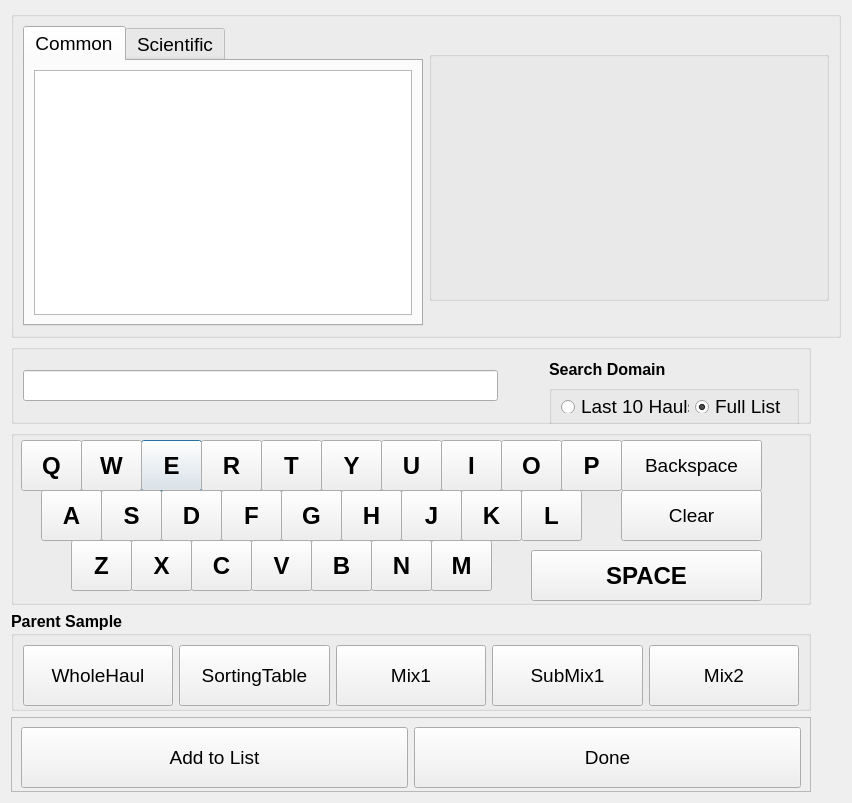
<?xml version="1.0" encoding="UTF-8"?>
<ui version="4.0">
 <class>addcatchspcDlg</class>
 <widget class="QDialog" name="addcatchspcDlg">
  <property name="windowModality">
   <enum>Qt::NonModal</enum>
  </property>
  <property name="geometry">
   <rect>
    <x>0</x>
    <y>0</y>
    <width>832</width>
    <height>772</height>
   </rect>
  </property>
  <property name="windowTitle">
   <string>Add Species</string>
  </property>
  <layout class="QVBoxLayout" name="verticalLayout_5">
   <item>
    <layout class="QVBoxLayout" name="verticalLayout_4">
     <item>
      <widget class="QGroupBox" name="horizontalGroupBox">
       <property name="sizePolicy">
        <sizepolicy hsizetype="Fixed" vsizetype="Fixed">
         <horstretch>0</horstretch>
         <verstretch>0</verstretch>
        </sizepolicy>
       </property>
       <property name="minimumSize">
        <size>
         <width>800</width>
         <height>250</height>
        </size>
       </property>
       <property name="maximumSize">
        <size>
         <width>800</width>
         <height>250</height>
        </size>
       </property>
       <layout class="QHBoxLayout" name="view_species_layout">
        <property name="sizeConstraint">
         <enum>QLayout::SetFixedSize</enum>
        </property>
        <item>
         <widget class="QTabWidget" name="nameTab">
          <property name="sizePolicy">
           <sizepolicy hsizetype="Fixed" vsizetype="Fixed">
            <horstretch>0</horstretch>
            <verstretch>0</verstretch>
           </sizepolicy>
          </property>
          <property name="minimumSize">
           <size>
            <width>400</width>
            <height>300</height>
           </size>
          </property>
          <property name="maximumSize">
           <size>
            <width>400</width>
            <height>300</height>
           </size>
          </property>
          <property name="font">
           <font>
            <pointsize>14</pointsize>
           </font>
          </property>
          <property name="currentIndex">
           <number>0</number>
          </property>
          <widget class="QWidget" name="tab">
           <attribute name="title">
            <string>Common</string>
           </attribute>
           <layout class="QHBoxLayout" name="horizontalLayout_4">
            <item>
             <widget class="QListWidget" name="fullspcCList">
              <property name="font">
               <font>
                <pointsize>14</pointsize>
               </font>
              </property>
             </widget>
            </item>
           </layout>
          </widget>
          <widget class="QWidget" name="tab_2">
           <attribute name="title">
            <string>Scientific</string>
           </attribute>
           <layout class="QHBoxLayout" name="horizontalLayout_2">
            <item>
             <widget class="QListWidget" name="fullspcSList">
              <property name="font">
               <font>
                <pointsize>14</pointsize>
               </font>
              </property>
             </widget>
            </item>
           </layout>
          </widget>
         </widget>
        </item>
        <item>
         <widget class="QGroupBox" name="verticalGroupBox_3">
          <property name="sizePolicy">
           <sizepolicy hsizetype="Fixed" vsizetype="Fixed">
            <horstretch>0</horstretch>
            <verstretch>0</verstretch>
           </sizepolicy>
          </property>
          <property name="minimumSize">
           <size>
            <width>400</width>
            <height>250</height>
           </size>
          </property>
          <property name="maximumSize">
           <size>
            <width>400</width>
            <height>250</height>
           </size>
          </property>
          <layout class="QVBoxLayout" name="verticalLayout_6">
           <item>
            <widget class="QLabel" name="spcLabel">
             <property name="minimumSize">
              <size>
               <width>400</width>
               <height>75</height>
              </size>
             </property>
             <property name="maximumSize">
              <size>
               <width>400</width>
               <height>75</height>
              </size>
             </property>
             <property name="font">
              <font>
               <pointsize>18</pointsize>
              </font>
             </property>
             <property name="text">
              <string/>
             </property>
            </widget>
           </item>
           <item>
            <widget class="QLabel" name="picLabel">
             <property name="minimumSize">
              <size>
               <width>300</width>
               <height>175</height>
              </size>
             </property>
             <property name="maximumSize">
              <size>
               <width>300</width>
               <height>175</height>
              </size>
             </property>
             <property name="frameShape">
              <enum>QFrame::NoFrame</enum>
             </property>
             <property name="frameShadow">
              <enum>QFrame::Plain</enum>
             </property>
             <property name="text">
              <string/>
             </property>
            </widget>
           </item>
          </layout>
         </widget>
        </item>
       </layout>
      </widget>
     </item>
     <item>
      <widget class="QGroupBox" name="horizontalGroupBox_2">
       <property name="minimumSize">
        <size>
         <width>800</width>
         <height>80</height>
        </size>
       </property>
       <property name="maximumSize">
        <size>
         <width>800</width>
         <height>80</height>
        </size>
       </property>
       <layout class="QHBoxLayout" name="horizontalLayout_8">
        <item>
         <widget class="QLineEdit" name="lineEdit_search">
          <property name="font">
           <font>
            <pointsize>14</pointsize>
           </font>
          </property>
         </widget>
        </item>
        <item>
         <spacer name="horizontalSpacer_2">
          <property name="orientation">
           <enum>Qt::Horizontal</enum>
          </property>
          <property name="sizeType">
           <enum>QSizePolicy::Fixed</enum>
          </property>
          <property name="sizeHint" stdset="0">
           <size>
            <width>45</width>
            <height>20</height>
           </size>
          </property>
         </spacer>
        </item>
        <item>
         <layout class="QVBoxLayout" name="verticalLayout">
          <item>
           <widget class="QLabel" name="label">
            <property name="sizePolicy">
             <sizepolicy hsizetype="Fixed" vsizetype="Fixed">
              <horstretch>0</horstretch>
              <verstretch>0</verstretch>
             </sizepolicy>
            </property>
            <property name="minimumSize">
             <size>
              <width>250</width>
              <height>20</height>
             </size>
            </property>
            <property name="maximumSize">
             <size>
              <width>250</width>
              <height>20</height>
             </size>
            </property>
            <property name="font">
             <font>
              <pointsize>12</pointsize>
              <bold>true</bold>
             </font>
            </property>
            <property name="text">
             <string>Search Domain</string>
            </property>
            <property name="alignment">
             <set>Qt::AlignLeading|Qt::AlignLeft|Qt::AlignVCenter</set>
            </property>
           </widget>
          </item>
          <item>
           <widget class="QGroupBox" name="groupBox_2">
            <property name="sizePolicy">
             <sizepolicy hsizetype="Fixed" vsizetype="Fixed">
              <horstretch>0</horstretch>
              <verstretch>0</verstretch>
             </sizepolicy>
            </property>
            <property name="minimumSize">
             <size>
              <width>250</width>
              <height>40</height>
             </size>
            </property>
            <property name="maximumSize">
             <size>
              <width>250</width>
              <height>40</height>
             </size>
            </property>
            <property name="title">
             <string/>
            </property>
            <layout class="QHBoxLayout" name="horizontalLayout_3">
             <item>
              <widget class="QRadioButton" name="radio10">
               <property name="font">
                <font>
                 <pointsize>14</pointsize>
                </font>
               </property>
               <property name="text">
                <string>Last 10 Hauls</string>
               </property>
              </widget>
             </item>
             <item>
              <widget class="QRadioButton" name="radioFull">
               <property name="font">
                <font>
                 <pointsize>14</pointsize>
                </font>
               </property>
               <property name="text">
                <string>Full List</string>
               </property>
               <property name="checked">
                <bool>true</bool>
               </property>
               <property name="autoRepeat">
                <bool>false</bool>
               </property>
              </widget>
             </item>
            </layout>
           </widget>
          </item>
         </layout>
        </item>
       </layout>
      </widget>
     </item>
     <item>
      <widget class="QGroupBox" name="groupBox">
       <property name="sizePolicy">
        <sizepolicy hsizetype="Fixed" vsizetype="Fixed">
         <horstretch>0</horstretch>
         <verstretch>0</verstretch>
        </sizepolicy>
       </property>
       <property name="minimumSize">
        <size>
         <width>800</width>
         <height>175</height>
        </size>
       </property>
       <property name="maximumSize">
        <size>
         <width>800</width>
         <height>175</height>
        </size>
       </property>
       <property name="title">
        <string/>
       </property>
       <widget class="QPushButton" name="E_Btn">
        <property name="geometry">
         <rect>
          <x>130</x>
          <y>10</y>
          <width>61</width>
          <height>51</height>
         </rect>
        </property>
        <property name="font">
         <font>
          <pointsize>18</pointsize>
          <bold>true</bold>
         </font>
        </property>
        <property name="text">
         <string>E</string>
        </property>
       </widget>
       <widget class="QPushButton" name="I_Btn">
        <property name="geometry">
         <rect>
          <x>430</x>
          <y>10</y>
          <width>61</width>
          <height>51</height>
         </rect>
        </property>
        <property name="font">
         <font>
          <pointsize>18</pointsize>
          <bold>true</bold>
         </font>
        </property>
        <property name="text">
         <string>I</string>
        </property>
       </widget>
       <widget class="QPushButton" name="O_Btn">
        <property name="geometry">
         <rect>
          <x>490</x>
          <y>10</y>
          <width>61</width>
          <height>51</height>
         </rect>
        </property>
        <property name="font">
         <font>
          <pointsize>18</pointsize>
          <bold>true</bold>
         </font>
        </property>
        <property name="text">
         <string>O</string>
        </property>
       </widget>
       <widget class="QPushButton" name="U_Btn">
        <property name="geometry">
         <rect>
          <x>370</x>
          <y>10</y>
          <width>61</width>
          <height>51</height>
         </rect>
        </property>
        <property name="font">
         <font>
          <pointsize>18</pointsize>
          <bold>true</bold>
         </font>
        </property>
        <property name="text">
         <string>U</string>
        </property>
       </widget>
       <widget class="QPushButton" name="N_Btn">
        <property name="geometry">
         <rect>
          <x>360</x>
          <y>110</y>
          <width>61</width>
          <height>51</height>
         </rect>
        </property>
        <property name="font">
         <font>
          <pointsize>18</pointsize>
          <bold>true</bold>
         </font>
        </property>
        <property name="text">
         <string>N</string>
        </property>
       </widget>
       <widget class="QPushButton" name="D_Btn">
        <property name="geometry">
         <rect>
          <x>150</x>
          <y>60</y>
          <width>61</width>
          <height>51</height>
         </rect>
        </property>
        <property name="font">
         <font>
          <pointsize>18</pointsize>
          <bold>true</bold>
         </font>
        </property>
        <property name="text">
         <string>D</string>
        </property>
       </widget>
       <widget class="QPushButton" name="G_Btn">
        <property name="geometry">
         <rect>
          <x>270</x>
          <y>60</y>
          <width>61</width>
          <height>51</height>
         </rect>
        </property>
        <property name="font">
         <font>
          <pointsize>18</pointsize>
          <bold>true</bold>
         </font>
        </property>
        <property name="text">
         <string>G</string>
        </property>
       </widget>
       <widget class="QPushButton" name="K_Btn">
        <property name="geometry">
         <rect>
          <x>450</x>
          <y>60</y>
          <width>61</width>
          <height>51</height>
         </rect>
        </property>
        <property name="font">
         <font>
          <pointsize>18</pointsize>
          <bold>true</bold>
         </font>
        </property>
        <property name="text">
         <string>K</string>
        </property>
       </widget>
       <widget class="QPushButton" name="R_Btn">
        <property name="geometry">
         <rect>
          <x>190</x>
          <y>10</y>
          <width>61</width>
          <height>51</height>
         </rect>
        </property>
        <property name="font">
         <font>
          <pointsize>18</pointsize>
          <bold>true</bold>
         </font>
        </property>
        <property name="text">
         <string>R</string>
        </property>
       </widget>
       <widget class="QPushButton" name="F_Btn">
        <property name="geometry">
         <rect>
          <x>210</x>
          <y>60</y>
          <width>61</width>
          <height>51</height>
         </rect>
        </property>
        <property name="font">
         <font>
          <pointsize>18</pointsize>
          <bold>true</bold>
         </font>
        </property>
        <property name="text">
         <string>F</string>
        </property>
       </widget>
       <widget class="QPushButton" name="P_Btn">
        <property name="geometry">
         <rect>
          <x>550</x>
          <y>10</y>
          <width>61</width>
          <height>51</height>
         </rect>
        </property>
        <property name="font">
         <font>
          <pointsize>18</pointsize>
          <bold>true</bold>
         </font>
        </property>
        <property name="text">
         <string>P</string>
        </property>
       </widget>
       <widget class="QPushButton" name="Q_Btn">
        <property name="geometry">
         <rect>
          <x>10</x>
          <y>10</y>
          <width>61</width>
          <height>51</height>
         </rect>
        </property>
        <property name="font">
         <font>
          <pointsize>18</pointsize>
          <bold>true</bold>
         </font>
        </property>
        <property name="text">
         <string>Q</string>
        </property>
       </widget>
       <widget class="QPushButton" name="T_Btn">
        <property name="geometry">
         <rect>
          <x>250</x>
          <y>10</y>
          <width>61</width>
          <height>51</height>
         </rect>
        </property>
        <property name="font">
         <font>
          <pointsize>18</pointsize>
          <bold>true</bold>
         </font>
        </property>
        <property name="text">
         <string>T</string>
        </property>
       </widget>
       <widget class="QPushButton" name="L_Btn">
        <property name="geometry">
         <rect>
          <x>510</x>
          <y>60</y>
          <width>61</width>
          <height>51</height>
         </rect>
        </property>
        <property name="font">
         <font>
          <pointsize>18</pointsize>
          <bold>true</bold>
         </font>
        </property>
        <property name="text">
         <string>L</string>
        </property>
       </widget>
       <widget class="QPushButton" name="W_Btn">
        <property name="geometry">
         <rect>
          <x>70</x>
          <y>10</y>
          <width>61</width>
          <height>51</height>
         </rect>
        </property>
        <property name="font">
         <font>
          <pointsize>18</pointsize>
          <bold>true</bold>
         </font>
        </property>
        <property name="text">
         <string>W</string>
        </property>
       </widget>
       <widget class="QPushButton" name="V_Btn">
        <property name="geometry">
         <rect>
          <x>240</x>
          <y>110</y>
          <width>61</width>
          <height>51</height>
         </rect>
        </property>
        <property name="font">
         <font>
          <pointsize>18</pointsize>
          <bold>true</bold>
         </font>
        </property>
        <property name="text">
         <string>V</string>
        </property>
       </widget>
       <widget class="QPushButton" name="S_Btn">
        <property name="geometry">
         <rect>
          <x>90</x>
          <y>60</y>
          <width>61</width>
          <height>51</height>
         </rect>
        </property>
        <property name="font">
         <font>
          <pointsize>18</pointsize>
          <bold>true</bold>
         </font>
        </property>
        <property name="text">
         <string>S</string>
        </property>
       </widget>
       <widget class="QPushButton" name="M_Btn">
        <property name="geometry">
         <rect>
          <x>420</x>
          <y>110</y>
          <width>61</width>
          <height>51</height>
         </rect>
        </property>
        <property name="font">
         <font>
          <pointsize>18</pointsize>
          <bold>true</bold>
         </font>
        </property>
        <property name="text">
         <string>M</string>
        </property>
       </widget>
       <widget class="QPushButton" name="Y_Btn">
        <property name="geometry">
         <rect>
          <x>310</x>
          <y>10</y>
          <width>61</width>
          <height>51</height>
         </rect>
        </property>
        <property name="font">
         <font>
          <pointsize>18</pointsize>
          <bold>true</bold>
         </font>
        </property>
        <property name="text">
         <string>Y</string>
        </property>
       </widget>
       <widget class="QPushButton" name="X_Btn">
        <property name="geometry">
         <rect>
          <x>120</x>
          <y>110</y>
          <width>61</width>
          <height>51</height>
         </rect>
        </property>
        <property name="font">
         <font>
          <pointsize>18</pointsize>
          <bold>true</bold>
         </font>
        </property>
        <property name="text">
         <string>X</string>
        </property>
       </widget>
       <widget class="QPushButton" name="A_Btn">
        <property name="geometry">
         <rect>
          <x>30</x>
          <y>60</y>
          <width>61</width>
          <height>51</height>
         </rect>
        </property>
        <property name="font">
         <font>
          <pointsize>18</pointsize>
          <bold>true</bold>
         </font>
        </property>
        <property name="text">
         <string>A</string>
        </property>
       </widget>
       <widget class="QPushButton" name="H_Btn">
        <property name="geometry">
         <rect>
          <x>330</x>
          <y>60</y>
          <width>61</width>
          <height>51</height>
         </rect>
        </property>
        <property name="font">
         <font>
          <pointsize>18</pointsize>
          <bold>true</bold>
         </font>
        </property>
        <property name="text">
         <string>H</string>
        </property>
       </widget>
       <widget class="QPushButton" name="J_Btn">
        <property name="geometry">
         <rect>
          <x>390</x>
          <y>60</y>
          <width>61</width>
          <height>51</height>
         </rect>
        </property>
        <property name="font">
         <font>
          <pointsize>18</pointsize>
          <bold>true</bold>
         </font>
        </property>
        <property name="text">
         <string>J</string>
        </property>
       </widget>
       <widget class="QPushButton" name="Z_Btn">
        <property name="geometry">
         <rect>
          <x>60</x>
          <y>110</y>
          <width>61</width>
          <height>51</height>
         </rect>
        </property>
        <property name="font">
         <font>
          <pointsize>18</pointsize>
          <bold>true</bold>
         </font>
        </property>
        <property name="text">
         <string>Z</string>
        </property>
       </widget>
       <widget class="QPushButton" name="C_Btn">
        <property name="geometry">
         <rect>
          <x>180</x>
          <y>110</y>
          <width>61</width>
          <height>51</height>
         </rect>
        </property>
        <property name="font">
         <font>
          <pointsize>18</pointsize>
          <bold>true</bold>
         </font>
        </property>
        <property name="text">
         <string>C</string>
        </property>
       </widget>
       <widget class="QPushButton" name="B_Btn">
        <property name="geometry">
         <rect>
          <x>300</x>
          <y>110</y>
          <width>61</width>
          <height>51</height>
         </rect>
        </property>
        <property name="font">
         <font>
          <pointsize>18</pointsize>
          <bold>true</bold>
         </font>
        </property>
        <property name="text">
         <string>B</string>
        </property>
       </widget>
       <widget class="QPushButton" name="backBtn">
        <property name="geometry">
         <rect>
          <x>610</x>
          <y>10</y>
          <width>141</width>
          <height>51</height>
         </rect>
        </property>
        <property name="font">
         <font>
          <pointsize>14</pointsize>
          <bold>false</bold>
         </font>
        </property>
        <property name="text">
         <string>Backspace</string>
        </property>
       </widget>
       <widget class="QPushButton" name="clearBtn">
        <property name="geometry">
         <rect>
          <x>610</x>
          <y>60</y>
          <width>141</width>
          <height>51</height>
         </rect>
        </property>
        <property name="font">
         <font>
          <pointsize>14</pointsize>
         </font>
        </property>
        <property name="text">
         <string>Clear</string>
        </property>
       </widget>
       <widget class="QPushButton" name="space">
        <property name="geometry">
         <rect>
          <x>520</x>
          <y>120</y>
          <width>231</width>
          <height>51</height>
         </rect>
        </property>
        <property name="font">
         <font>
          <pointsize>18</pointsize>
          <bold>true</bold>
         </font>
        </property>
        <property name="text">
         <string>SPACE</string>
        </property>
       </widget>
      </widget>
     </item>
     <item>
      <widget class="QGroupBox" name="groupBox_3">
       <property name="sizePolicy">
        <sizepolicy hsizetype="Fixed" vsizetype="Fixed">
         <horstretch>0</horstretch>
         <verstretch>0</verstretch>
        </sizepolicy>
       </property>
       <property name="minimumSize">
        <size>
         <width>800</width>
         <height>100</height>
        </size>
       </property>
       <property name="maximumSize">
        <size>
         <width>800</width>
         <height>100</height>
        </size>
       </property>
       <property name="font">
        <font>
         <pointsize>12</pointsize>
         <bold>true</bold>
        </font>
       </property>
       <property name="title">
        <string>Parent Sample</string>
       </property>
       <layout class="QHBoxLayout" name="horizontalLayout_5">
        <item>
         <widget class="QPushButton" name="wholeHaulBtn">
          <property name="minimumSize">
           <size>
            <width>0</width>
            <height>61</height>
           </size>
          </property>
          <property name="font">
           <font>
            <pointsize>14</pointsize>
            <bold>false</bold>
           </font>
          </property>
          <property name="text">
           <string>WholeHaul</string>
          </property>
          <property name="checkable">
           <bool>true</bool>
          </property>
          <property name="autoExclusive">
           <bool>false</bool>
          </property>
         </widget>
        </item>
        <item>
         <widget class="QPushButton" name="sortTableBtn">
          <property name="minimumSize">
           <size>
            <width>0</width>
            <height>61</height>
           </size>
          </property>
          <property name="font">
           <font>
            <pointsize>14</pointsize>
            <bold>false</bold>
           </font>
          </property>
          <property name="text">
           <string>SortingTable</string>
          </property>
          <property name="checkable">
           <bool>true</bool>
          </property>
          <property name="autoExclusive">
           <bool>false</bool>
          </property>
         </widget>
        </item>
        <item>
         <widget class="QPushButton" name="mix1Btn">
          <property name="minimumSize">
           <size>
            <width>0</width>
            <height>61</height>
           </size>
          </property>
          <property name="font">
           <font>
            <pointsize>14</pointsize>
            <bold>false</bold>
           </font>
          </property>
          <property name="text">
           <string>Mix1</string>
          </property>
          <property name="checkable">
           <bool>true</bool>
          </property>
          <property name="autoExclusive">
           <bool>false</bool>
          </property>
         </widget>
        </item>
        <item>
         <widget class="QPushButton" name="subMix1Btn">
          <property name="minimumSize">
           <size>
            <width>0</width>
            <height>61</height>
           </size>
          </property>
          <property name="font">
           <font>
            <pointsize>14</pointsize>
            <bold>false</bold>
           </font>
          </property>
          <property name="text">
           <string>SubMix1</string>
          </property>
          <property name="checkable">
           <bool>true</bool>
          </property>
          <property name="autoExclusive">
           <bool>false</bool>
          </property>
         </widget>
        </item>
        <item>
         <widget class="QPushButton" name="mix2Btn">
          <property name="minimumSize">
           <size>
            <width>0</width>
            <height>61</height>
           </size>
          </property>
          <property name="font">
           <font>
            <pointsize>14</pointsize>
            <bold>false</bold>
           </font>
          </property>
          <property name="text">
           <string>Mix2</string>
          </property>
          <property name="checkable">
           <bool>true</bool>
          </property>
          <property name="autoExclusive">
           <bool>false</bool>
          </property>
         </widget>
        </item>
       </layout>
      </widget>
     </item>
     <item>
      <widget class="QFrame" name="frame">
       <property name="sizePolicy">
        <sizepolicy hsizetype="Fixed" vsizetype="Fixed">
         <horstretch>0</horstretch>
         <verstretch>0</verstretch>
        </sizepolicy>
       </property>
       <property name="minimumSize">
        <size>
         <width>800</width>
         <height>75</height>
        </size>
       </property>
       <property name="maximumSize">
        <size>
         <width>800</width>
         <height>75</height>
        </size>
       </property>
       <property name="frameShape">
        <enum>QFrame::StyledPanel</enum>
       </property>
       <property name="frameShadow">
        <enum>QFrame::Raised</enum>
       </property>
       <layout class="QHBoxLayout" name="horizontalLayout">
        <item>
         <widget class="QPushButton" name="addBtn">
          <property name="minimumSize">
           <size>
            <width>141</width>
            <height>61</height>
           </size>
          </property>
          <property name="font">
           <font>
            <pointsize>14</pointsize>
           </font>
          </property>
          <property name="text">
           <string>Add to List</string>
          </property>
         </widget>
        </item>
        <item>
         <widget class="QPushButton" name="doneBtn">
          <property name="minimumSize">
           <size>
            <width>141</width>
            <height>61</height>
           </size>
          </property>
          <property name="font">
           <font>
            <pointsize>14</pointsize>
           </font>
          </property>
          <property name="text">
           <string>Done</string>
          </property>
         </widget>
        </item>
       </layout>
      </widget>
     </item>
    </layout>
   </item>
  </layout>
 </widget>
 <resources/>
 <connections/>
</ui>
